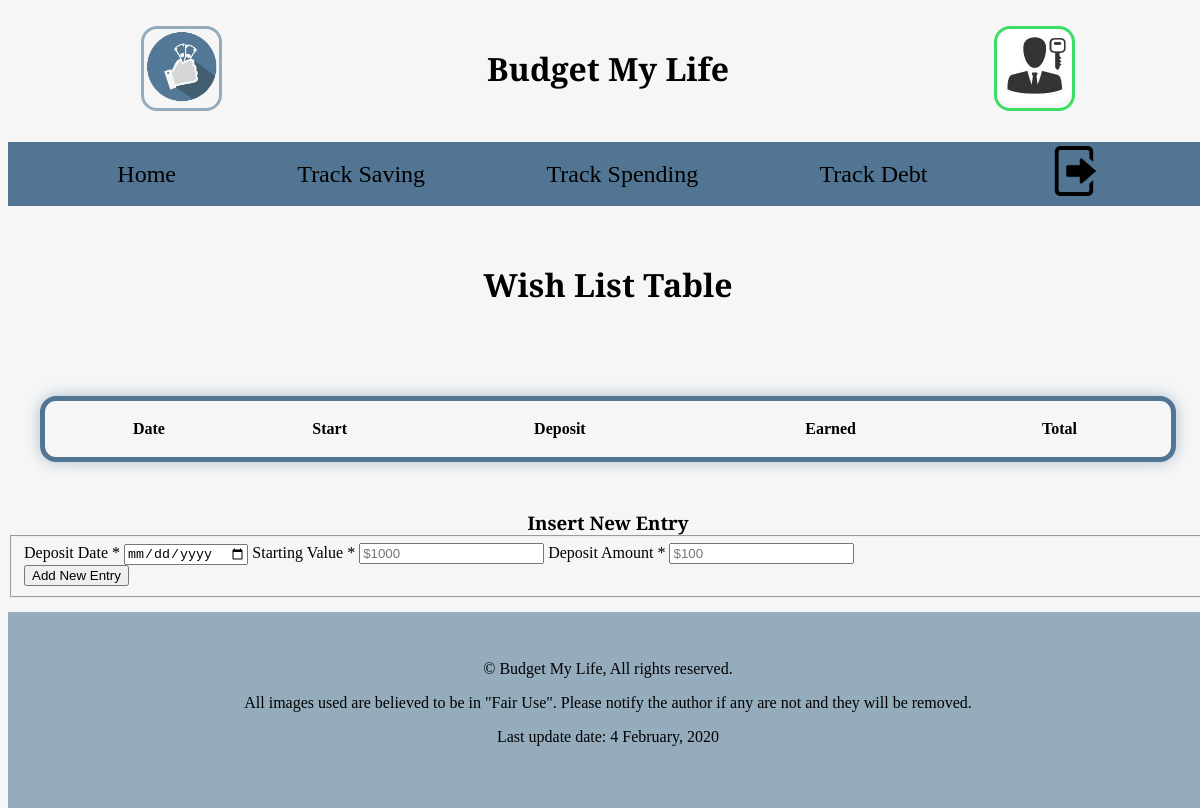
The app's page /saving/?action=ViewSave&trackerId=2 (signed in), older data.
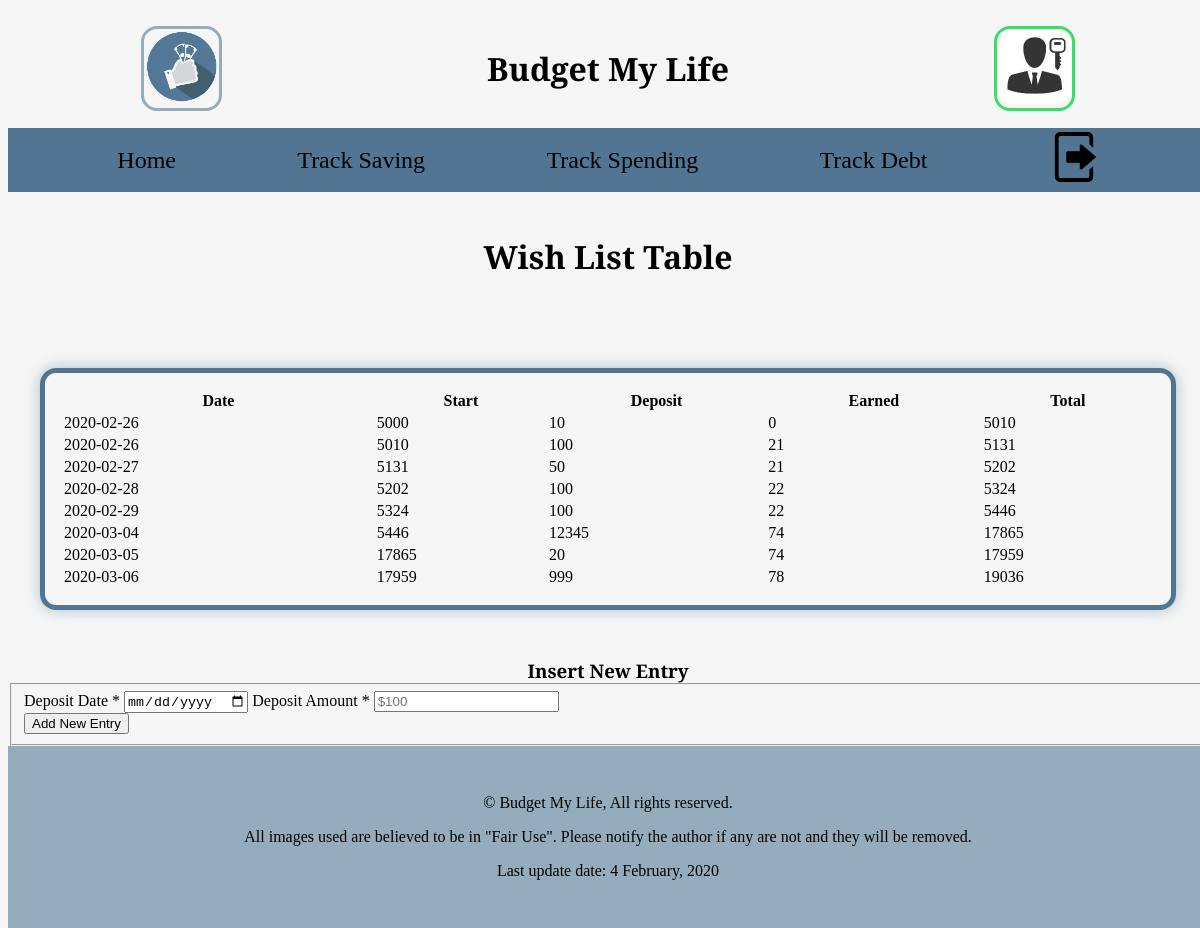
The same page, newer data.
### tables this page shows
CREATE TABLE `trackers` (
  `trackerId` int(11) NOT NULL,
  `trackerName` varchar(50) NOT NULL,
  `trackerType` varchar(10) NOT NULL,
  `trackerCategory` varchar(50) NOT NULL,
  `interest` int(11) NOT NULL,
  `term` int(11) NOT NULL,
  `goal` int(11) NOT NULL,
  `userId` int(11) NOT NULL
);

CREATE TABLE `save` (
  `saveId` int(11) NOT NULL,
  `saveDate` date NOT NULL,
  `start` int(11) NOT NULL,
  `deposit` int(11) NOT NULL,
  `interestEarned` int(11) NOT NULL,
  `total` int(11) NOT NULL,
  `trackerId` int(11) NOT NULL
);

### model/save-model.php (called while the page is built, shortened)
<?php
function getSaveByTrackerId($trackerId) {
    $db = dbConnect();
    $sql = 'SELECT * FROM save WHERE trackerId = :trackerId';
    $stmt = $db->prepare($sql);
    $stmt->bindValue(':trackerId', $trackerId, PDO::PARAM_INT);
    $stmt->execute();
    $trackerData = $stmt->fetchAll(PDO::FETCH_ASSOC);
    return $trackerData;
}
function getTrackerSourceByTrackerId($trackerId) {
    $db = dbConnect();
    $sql = 'SELECT * FROM trackers WHERE trackerId = :trackerId';
    $stmt = $db->prepare($sql);
    $stmt->bindValue(':trackerId', $trackerId, PDO::PARAM_INT);
    $stmt->execute();
    $trackerData = $stmt->fetch(PDO::FETCH_ASSOC);
    return $trackerData;
}
?>

### library/functions.php (the view, shortened to what this page needs)
<?php
function buildSaveData($trackerData) {
    $data = "";
    foreach ($trackerData as $entry) {
        $data .= "<tr>";
        $data .= "<td>".$entry['saveDate']."</td>";
        $data .= "<td>".$entry['start']."</td>";
        $data .= "<td>".$entry['deposit']."</td>";
        $data .= "<td>".$entry['interestEarned']."</td>";
        $data .= "<td>".$entry['total']."</td>";
        $data .= "</tr>";
    }
    return $data;
}
?>

### saving/index.php (shortened to what this page needs)
<?php
require_once '../library/functions.php';
require_once '../model/save-model.php';
$action = filter_input(INPUT_POST, 'action');
if ($action == NULL){
    $action = filter_input(INPUT_GET, 'action');
}
switch ($action){
    case 'ViewSave':
        $trackerId = filter_input(INPUT_GET, 'trackerId', FILTER_SANITIZE_NUMBER_INT);
        $trackerData = getSaveByTrackerId($trackerId);
        $trackerSource = getTrackerSourceByTrackerId($trackerId);
        $trackerName = $trackerSource['trackerName'];
        if(!count($trackerData)){
            $message = "<p class='notice'>Sorry, no tracker data could be found.</p>";
        } else {
            $trackerDisplay = buildSaveData($trackerData);
        }
        include '../view/view_save.php';
        break;
}
?>

### view/view_save.php (shortened to what this page needs)
<!DOCTYPE html>
<html lang="en-us">
<head>
    <?php include $_SERVER['DOCUMENT_ROOT'] . '/budget/common/css.php'; ?>
</head>
<body>
    <header>
        <?php include $_SERVER['DOCUMENT_ROOT'] . '/budget/common/header.php'; ?>
    </header>
    <nav>
        <?php include $_SERVER['DOCUMENT_ROOT'] . '/budget/common/nav.php'; ?>
    </nav>
    <main>
        <div class="hero">
            <div>
                <div class="page_title">
                    <h1><?php if (isset($trackerName)) {echo $trackerName;} ?> Table</h1>
                </div>
            </div>
        </div>
        <div class="trackers">
            <div>
                <div class="box_1">
                    <table>
                        <tr>
                            <th>Date</th>
                            <th>Start</th>
                            <th>Deposit</th>
                            <th>Earned</th>
                            <th>Total</th>
                        </tr>
                        <?php
                            if (isset($trackerDisplay)) {
                                echo $trackerDisplay;
                            }
                        ?>
                    </table>
                </div>
                <div class="box_2">
                    <div>
                        <h3>Insert New Entry</h3>
                    </div>
                    <form class="input" action="/budget/saving/index.php" method="post">
                        <fieldset class="calculate">
                            <?php
                                if (count($trackerData) == 0) {
                                    echo
                                    "<label>
                                        Deposit Date<span> *</span>
                                        <input type='date' name='saveDate' required>
                                    </label>
                                    <label>
                                        Starting Value<span> *</span>
                                        <input type='number' name='start' placeholder='$1000' required>
                                    </label>
                                    <label>
                                        Deposit Amount<span> *</span>
                                        <input type='number' name='deposit' placeholder='$100' required>
                                    </label>
                                    <div class='login_button'>
                                        <input type='submit' name='submit' value='Add New Entry'>
                                        <input type='hidden' name='action' value='SaveNewEntry'>
                                        <input type='hidden' name='trackerId' value='";
                                        echo "'>
                                    </div>";
                                } elseif (count($trackerData) > 0) {
                                    echo
                                    "<label>
                                        Deposit Date<span> *</span>
                                        <input type='date' name='saveDate' required>
                                    </label>
                                    <label>
                                        Deposit Amount<span> *</span>
                                        <input type='number' name='deposit' placeholder='$100' required>
                                    </label>
                                    <div class='login_button'>
                                        <input type='submit' name='submit' value='Add New Entry'>
                                        <input type='hidden' name='action' value='SaveEntry'>
                                        <input type='hidden' name='trackerId' value='";
                                        echo "'>
                                    </div>";
                                }
                            ?>
                        </fieldset>
                    </form>
                </div>
            </div>
        </div>
    </main>
    <footer>
        <?php include $_SERVER['DOCUMENT_ROOT'] . '/budget/common/footer.php'; ?>
    </footer>
</body>
</html>

### common/css.php (shortened to what this page needs)
<link type="text/css" rel="stylesheet" href="https://cdnjs.cloudflare.com/ajax/libs/normalize/5.0.0/normalize.min.css">
<link type="text/css" rel="stylesheet" href="/budget/css/small.css">
<link type="text/css" rel="stylesheet" href="/budget/css/medium.css">
<link type="text/css" rel="stylesheet" href="/budget/css/large.css">

### common/header.php (shortened to what this page needs)
<div class="head">
    <div class="logo">
        <a href="/budget/?action=Home">
            <img alt="Budget logo" src="/budget/images/financial_icon_money_140.jpg">
        </a>
    </div>
    <div><h1>Budget My Life</h1></div>
    <?php
        if(isset($_SESSION['loggedin'])) {
            echo
            '<div class="login">
                <a href="/budget/accounts/?action=admin">
                    <img alt="Budget logo" src="/budget/images/user_login_icon_150.jpg">
                </a>
            </div>';
        }
    ?>
</div>

### common/nav.php (shortened to what this page needs)
<div class="nav">
    <ul id="clickMenu" class="hide">
        <li><a href="/budget/" title="Budget home page">Home</a></li>
        <li><a href="/budget/saving/?action=save" title="Budget saving page">Track Saving</a></li>
        <li><a href="/budget/spending/?action=spend" title="Budget spending page">Track Spending</a></li>
        <li><a href="/budget/debt/?action=debt" title="Budget debt page">Track Debt</a></li>
        <?php
        if(isset($_SESSION['loggedin'])) {
        echo
            '<li class="logout">
                <a href="/budget/accounts/?action=Logout">
                    <img alt="logout icon" src="/budget/images/logout-icon_75.png">
                </a>
            </li>';
        }
        ?>
    </ul>
</div>

### common/footer.php
<div id="rights">
    <p>&copy; Budget My Life, All rights reserved.</p>
    <p>All images used are believed to be in "Fair Use". Please notify the author if any are not and they will be removed.</p>
    <p>Last update date: 4 February, 2020</p>
</div>

### css/small.css (style rules this page uses)
html { height: 100%; width: 100%; background-color: #F6F6F6; }
h1, h2, h3, h4 { font-family: 'Bitter', serif; }
p { font-family: 'PT Serif', serif; }
h1, h2, h3, h4, div.box_1 a { text-align: center; }
html, h1, h2, h3, ul { margin: 0; padding: 0; }
body { display: grid; height: 100%; width: 100%; }
header { height: 120px; }
div.head { display: flex; align-items: center; justify-content: space-around; height: inherit; }
div.head div.logo { border: 3px solid #94ACBC; border-radius: 1em; }
div.head div.login { border: 3px solid #3ADE64; border-radius: 1em; }
div.head a img { height: 50px; border-radius: 1em; }
nav { display: flex; justify-content: center; align-items: center; height: 4em; background-color: #517592; }
div.nav { width: 100%; }
nav ul { display: flex; flex-direction: column; list-style-type: none; position: absolute; width: 100%; background-color: #D3D4DC; z-index: 1; }
nav ul.hide { display: none; justify-content: center; align-items: center; }
nav ul#clickMenu a { font-size: 1.5em; text-decoration: none; display: block; margin: .5em; color: black; }
ul#clickMenu a:link { color: black; }
div.nav li.logout img { height: 50px; }
div.hero, div.hero picture img { width: 100%; }
div.page_title { display: grid; justify-content: center; align-items: center; height: 8em; }
div.page_title h1 { margin: 0 .5em; }
div.box_1 { margin: 3em 2em; display: flex; flex-direction: column; padding: 1em; border: 5px solid #517592; border-radius: 1em; box-shadow: 0px 0px 15px #ACBDCC; }
footer { background-color: #94ACBC; padding: 2em; }
div#rights { text-align: center; }

### css/medium.css (style rules this page uses)
@media screen and (min-width: 650px) { div.head a img { height: 75px; } }

### css/large.css (style rules this page uses)
@media screen and (min-width: 900px) { nav ul { position: initial; background-color: unset; } }
@media screen and (min-width: 900px) { nav ul.hide { display: flex; flex-direction: row; justify-content: space-evenly; align-items: center; } }
@media screen and (min-width: 900px) { nav ul#clickMenu a { color: white; } }
@media screen and (min-width: 900px) { div.hero, article { max-width: 900px; margin: 0 auto; } }

Row changes from the older to the newer data that the page shows:
added save: saveDate "2020-02-26", start "5000", deposit "10", interestEarned "0", total "5010"
added save: saveDate "2020-02-26", start "5010", deposit "100", interestEarned "21", total "5131"
added save: saveDate "2020-02-27", start "5131", deposit "50", interestEarned "21", total "5202"
added save: saveDate "2020-02-28", start "5202", deposit "100", interestEarned "22", total "5324"
added save: saveDate "2020-02-29", start "5324", deposit "100", interestEarned "22", total "5446"
added save: saveDate "2020-03-04", start "5446", deposit "12345", interestEarned "74", total "17865"
added save: saveDate "2020-03-05", start "17865", deposit "20", interestEarned "74", total "17959"
added save: saveDate "2020-03-06", start "17959", deposit "999", interestEarned "78", total "19036"
Text that changed along with them:
form field submit: (not shown) → "Add New Entry"
form field submit: "Add New Entry" → (not shown)
text no longer shown: "Starting Value"
